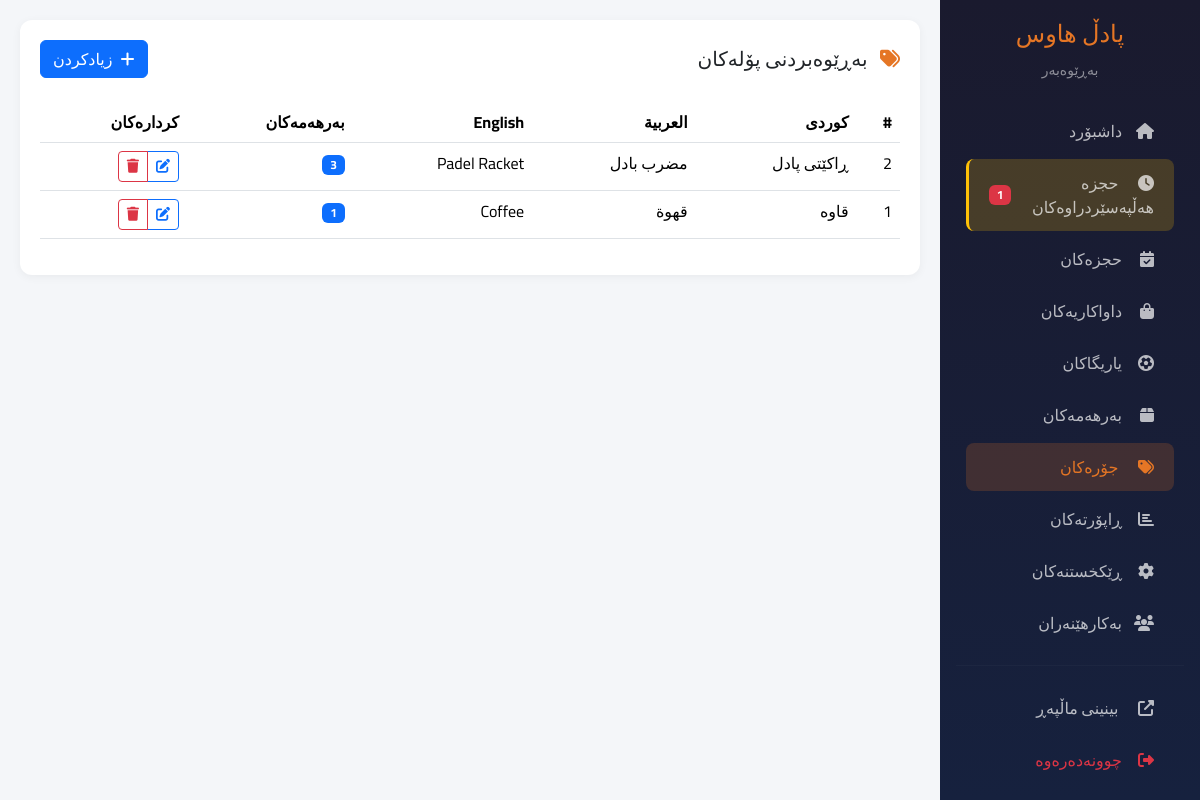
Page /admin/categories (signed in) on the committed database.
### app/models/category.py (models this page shows, shortened)
class Category(db.Model):
    __tablename__ = 'category'
    id = db.Column(db.Integer, primary_key=True)
    name_ku = db.Column(db.String(100), nullable=False)
    name_ar = db.Column(db.String(100))
    name_en = db.Column(db.String(100))
    description_ku = db.Column(db.Text)
    description_ar = db.Column(db.Text)
    description_en = db.Column(db.Text)
    is_active = db.Column(db.Boolean, default=True)
    created_at = db.Column(db.DateTime, default=datetime.utcnow)
    products = db.relationship('Product', back_populates='category', lazy=True)

### app/routes/admin.py (the view)
@admin_bp.route('/categories')
@login_required
def manage_categories():
    categories = Category.query.order_by(Category.created_at.desc()).all()
    return render_template('admin/categories.html', categories=categories)

### app/routes/admin.py (called while the page is built)
@admin_bp.app_context_processor
def inject_pending_count():
    if current_user.is_authenticated:
        pending_bookings_count = Booking.query.filter_by(status='pending').count()
        return {'pending_bookings_count': pending_bookings_count}
    return {'pending_bookings_count': 0}

### app/translations.py (called while the page is built)
def get_translation(key, lang='ku'):
    if lang not in TRANSLATIONS:
        lang = 'ku'  # Default to Kurdish
    return TRANSLATIONS.get(lang, {}).get(key, key)

### app/templates/admin/categories.html (shortened to what this page needs)
{% extends 'admin/base_admin.html' %}
{% block content %}
<div class="table-card">
    <div class="d-flex justify-content-between align-items-center mb-4">
        <h5 class="mb-0">
            <i class="fas fa-tags me-2" style="color: #E57625;"></i>
            {% if current_lang == 'ku' %}بەڕێوەبردنی پۆلەکان{% elif current_lang == 'ar' %}إدارة التصنيفات{% else %}Manage Categories{% endif %}
        </h5>
        <button class="btn btn-primary" data-bs-toggle="modal" data-bs-target="#categoryModal">
            <i class="fas fa-plus me-2"></i>{{ t('add') }}
        </button>
    </div>
    <div class="table-responsive">
        <table class="table table-hover">
            <thead>
                <tr>
                    <th>#</th>
                    <th>کوردی</th>
                    <th>العربية</th>
                    <th>English</th>
                    <th>{{ t('products') }}</th>
                    <th>{{ t('actions') }}</th>
                </tr>
            </thead>
            <tbody>
                {% if categories %}
                    {% for category in categories %}
                    <tr>
                        <td>{{ category.id }}</td>
                        <td>{{ category.name_ku or '-' }}</td>
                        <td>{{ category.name_ar or '-' }}</td>
                        <td>{{ category.name_en or '-' }}</td>
                        <td>
                            <span class="badge bg-primary">{{ category.products|length }}</span>
                        </td>
                        <td>
                            <div class="btn-group btn-group-sm">
                                <button class="btn btn-outline-primary btn-edit"
                                        data-id="{{ category.id }}"
                                        data-name-ku="{{ category.name_ku or '' }}"
                                        data-name-ar="{{ category.name_ar or '' }}"
                                        data-name-en="{{ category.name_en or '' }}"
                                        data-desc-ku="{{ category.description_ku or '' }}"
                                        data-desc-ar="{{ category.description_ar or '' }}"
                                        data-desc-en="{{ category.description_en or '' }}">
                                    <i class="fas fa-edit"></i>
                                </button>
                                <button class="btn btn-outline-danger btn-delete" data-id="{{ category.id }}">
                                    <i class="fas fa-trash"></i>
                                </button>
                            </div>
                        </td>
                    </tr>
                    {% endfor %}
                {% else %}
                <tr>
                    <td colspan="6" class="text-center py-4 text-muted">
                        {% if current_lang == 'ku' %}هیچ پۆلێک نییە{% elif current_lang == 'ar' %}لا توجد تصنيفات{% else %}No categories found{% endif %}
                    </td>
                </tr>
                {% endif %}
            </tbody>
        </table>
    </div>
</div>
{% endblock %}

### rows in the picture
Category: id "2", name_ku "ڕاکێتی پادل", name_ar "مضرب بادل", name_en "Padel Racket", products|length "3"
Category: id "1", name_ku "قاوە", name_ar "قهوة", name_en "Coffee", products|length "1"

### other values in the picture
{{ t('site_name') }} "پادڵ هاوس"
{{ t('admin') }} "بەڕێوەبەر"
{{ t('dashboard') }} "داشبۆرد"
{{ pending_bookings_count }} "1"
{{ t('bookings') }} "حجزەکان"
{{ t('orders') }} "داواکاریەکان"
{{ t('stadiums') }} "یاریگاکان"
{{ t('products') }} "بەرهەمەکان"
{{ t('reports') }} "ڕاپۆرتەکان"
{{ t('settings') }} "ڕێکخستنەکان"
{{ t('users') }} "بەکارهێنەران"
{{ t('logout') }} "چوونەدەرەوە"
{{ t('add') }} "زیادکردن"
{{ t('actions') }} "کردارەکان"
